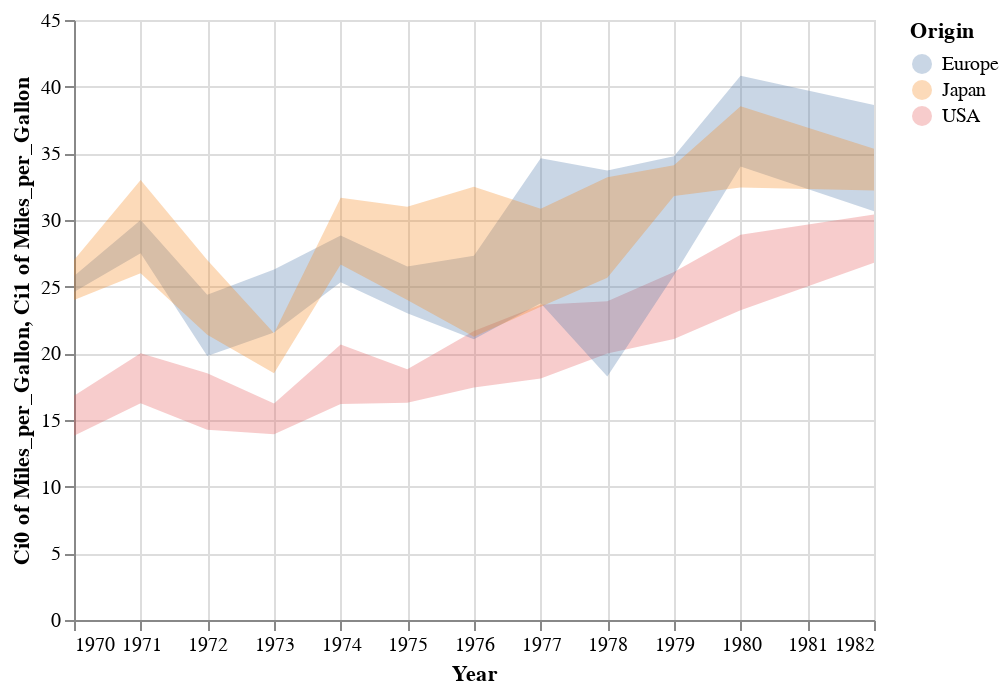

This figure's notebook cell:
### Markdown cell above
The ``mean`` aggregate only tells part of the story, though: Altair also provides built-in tools to compute the lower and upper bounds of confidence intervals on the mean.

We can use ``mark_area()`` here, and specify the lower and upper bounds of the area using ``y`` and ``y2``:

### Code cell
alt.Chart(cars).mark_area(opacity=0.3).encode(
    x='Year:T',
    color='Origin',
    y='ci0(Miles_per_Gallon)',
    y2='ci1(Miles_per_Gallon)'
)

### Figure 1 — Vega-Lite specification as saved in the notebook (floating-point values rounded to 4 significant figures; data arrays with more than 128 entries replaced by an {"elided": "..."} marker saying what was removed)
{"config": {"view": {"continuousWidth": 400, "continuousHeight": 300}}, "data": {"name": "data-f02450ab61490a1363517a0190416235"}, "mark": {"type": "area", "opacity": 0.3}, "encoding": {"color": {"field": "Origin", "type": "nominal"}, "x": {"field": "Year", "type": "temporal"}, "y": {"aggregate": "ci0", "field": "Miles_per_Gallon", "type": "quantitative"}, "y2": {"aggregate": "ci1", "field": "Miles_per_Gallon"}}, "$schema": "https://vega.github.io/schema/vega-lite/v4.17.0.json", "datasets": {"data-f02450ab61490a1363517a0190416235": {"elided": "406 records"}}}
